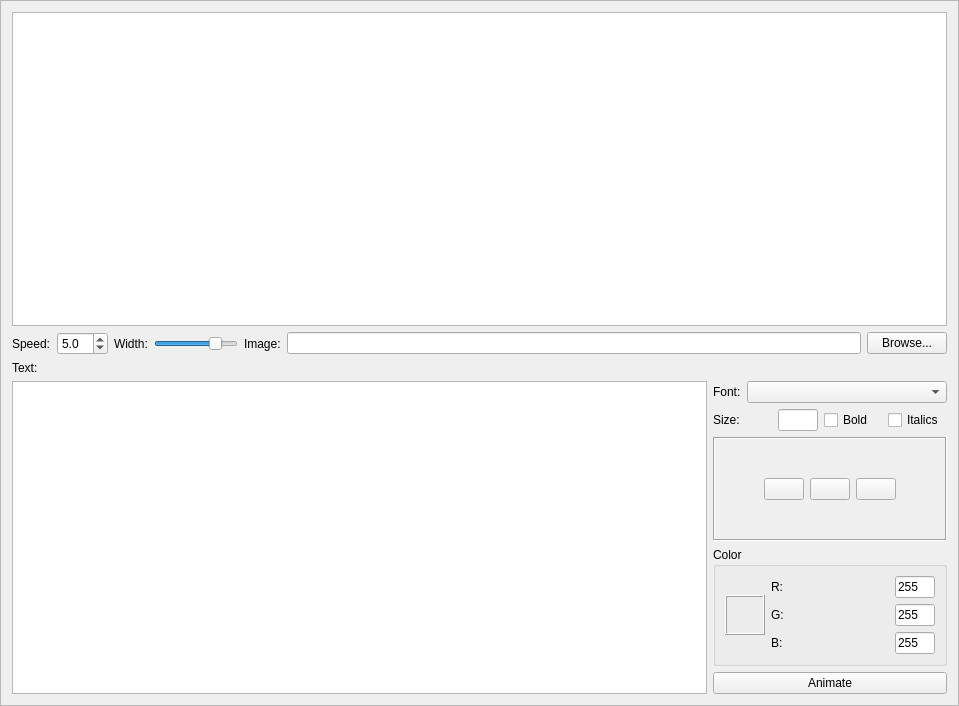
<?xml version="1.0" encoding="UTF-8"?>
<ui version="4.0">
 <class>EncounterScrollingTextEdit</class>
 <widget class="QFrame" name="EncounterScrollingTextEdit">
  <property name="geometry">
   <rect>
    <x>0</x>
    <y>0</y>
    <width>959</width>
    <height>706</height>
   </rect>
  </property>
  <property name="windowTitle">
   <string>Frame</string>
  </property>
  <property name="styleSheet">
   <string notr="true">background-image: url(:/img/data/parchment.jpg);</string>
  </property>
  <property name="frameShape">
   <enum>QFrame::StyledPanel</enum>
  </property>
  <property name="frameShadow">
   <enum>QFrame::Raised</enum>
  </property>
  <layout class="QVBoxLayout" name="verticalLayout_3">
   <item>
    <widget class="QGraphicsView" name="graphicsView"/>
   </item>
   <item>
    <layout class="QHBoxLayout" name="horizontalLayout_3">
     <item>
      <widget class="QLabel" name="label">
       <property name="text">
        <string>Speed:</string>
       </property>
      </widget>
     </item>
     <item>
      <widget class="QDoubleSpinBox" name="spinSpeed">
       <property name="decimals">
        <number>1</number>
       </property>
       <property name="minimum">
        <double>0.100000000000000</double>
       </property>
       <property name="maximum">
        <double>50.000000000000000</double>
       </property>
       <property name="singleStep">
        <double>1.000000000000000</double>
       </property>
       <property name="value">
        <double>5.000000000000000</double>
       </property>
      </widget>
     </item>
     <item>
      <widget class="QLabel" name="label_9">
       <property name="text">
        <string>Width:</string>
       </property>
      </widget>
     </item>
     <item>
      <widget class="QSlider" name="sliderWidth">
       <property name="sizePolicy">
        <sizepolicy hsizetype="Preferred" vsizetype="Fixed">
         <horstretch>0</horstretch>
         <verstretch>0</verstretch>
        </sizepolicy>
       </property>
       <property name="minimum">
        <number>10</number>
       </property>
       <property name="maximum">
        <number>100</number>
       </property>
       <property name="value">
        <number>80</number>
       </property>
       <property name="orientation">
        <enum>Qt::Horizontal</enum>
       </property>
      </widget>
     </item>
     <item>
      <widget class="QLabel" name="label_7">
       <property name="text">
        <string>Image:</string>
       </property>
      </widget>
     </item>
     <item>
      <widget class="QLineEdit" name="edtImageFile">
       <property name="readOnly">
        <bool>true</bool>
       </property>
      </widget>
     </item>
     <item>
      <widget class="QPushButton" name="btnBrowse">
       <property name="text">
        <string>Browse...</string>
       </property>
      </widget>
     </item>
    </layout>
   </item>
   <item>
    <widget class="QLabel" name="label_5">
     <property name="text">
      <string>Text:</string>
     </property>
    </widget>
   </item>
   <item>
    <layout class="QHBoxLayout" name="horizontalLayout_9">
     <item>
      <widget class="QTextEdit" name="edtText">
       <property name="sizePolicy">
        <sizepolicy hsizetype="Expanding" vsizetype="Expanding">
         <horstretch>0</horstretch>
         <verstretch>0</verstretch>
        </sizepolicy>
       </property>
      </widget>
     </item>
     <item>
      <layout class="QVBoxLayout" name="verticalLayout_2">
       <item>
        <layout class="QHBoxLayout" name="horizontalLayout_2">
         <item>
          <widget class="QLabel" name="label_6">
           <property name="text">
            <string>Font:</string>
           </property>
          </widget>
         </item>
         <item>
          <widget class="QComboBox" name="cmbFont">
           <property name="minimumSize">
            <size>
             <width>200</width>
             <height>0</height>
            </size>
           </property>
          </widget>
         </item>
        </layout>
       </item>
       <item>
        <layout class="QHBoxLayout" name="horizontalLayout_4">
         <item>
          <widget class="QLabel" name="label_8">
           <property name="text">
            <string>Size:</string>
           </property>
          </widget>
         </item>
         <item>
          <widget class="QLineEdit" name="edtSize">
           <property name="sizePolicy">
            <sizepolicy hsizetype="Fixed" vsizetype="Fixed">
             <horstretch>0</horstretch>
             <verstretch>0</verstretch>
            </sizepolicy>
           </property>
           <property name="maximumSize">
            <size>
             <width>40</width>
             <height>16777215</height>
            </size>
           </property>
           <property name="baseSize">
            <size>
             <width>40</width>
             <height>0</height>
            </size>
           </property>
          </widget>
         </item>
         <item>
          <widget class="QCheckBox" name="chkBold">
           <property name="text">
            <string>Bold</string>
           </property>
          </widget>
         </item>
         <item>
          <widget class="QCheckBox" name="chkItalics">
           <property name="text">
            <string>Italics</string>
           </property>
          </widget>
         </item>
        </layout>
       </item>
       <item>
        <widget class="QFrame" name="frame">
         <property name="frameShape">
          <enum>QFrame::Box</enum>
         </property>
         <property name="frameShadow">
          <enum>QFrame::Sunken</enum>
         </property>
         <layout class="QHBoxLayout" name="horizontalLayout_8">
          <item>
           <spacer name="horizontalSpacer">
            <property name="orientation">
             <enum>Qt::Horizontal</enum>
            </property>
            <property name="sizeType">
             <enum>QSizePolicy::Preferred</enum>
            </property>
            <property name="sizeHint" stdset="0">
             <size>
              <width>40</width>
              <height>20</height>
             </size>
            </property>
           </spacer>
          </item>
          <item>
           <widget class="QPushButton" name="btnLeftText">
            <property name="text">
             <string/>
            </property>
            <property name="icon">
             <iconset resource="resources.qrc">
              <normaloff>:/img/data/align-left.png</normaloff>:/img/data/align-left.png</iconset>
            </property>
            <property name="checkable">
             <bool>true</bool>
            </property>
            <property name="autoExclusive">
             <bool>true</bool>
            </property>
            <attribute name="buttonGroup">
             <string notr="true">buttonGroup</string>
            </attribute>
           </widget>
          </item>
          <item>
           <widget class="QPushButton" name="btnCenterText">
            <property name="text">
             <string/>
            </property>
            <property name="icon">
             <iconset resource="resources.qrc">
              <normaloff>:/img/data/align-center.png</normaloff>:/img/data/align-center.png</iconset>
            </property>
            <property name="checkable">
             <bool>true</bool>
            </property>
            <property name="autoExclusive">
             <bool>true</bool>
            </property>
            <attribute name="buttonGroup">
             <string notr="true">buttonGroup</string>
            </attribute>
           </widget>
          </item>
          <item>
           <widget class="QPushButton" name="btnRightText">
            <property name="text">
             <string/>
            </property>
            <property name="icon">
             <iconset resource="resources.qrc">
              <normaloff>:/img/data/align-right.png</normaloff>:/img/data/align-right.png</iconset>
            </property>
            <property name="checkable">
             <bool>true</bool>
            </property>
            <property name="autoExclusive">
             <bool>true</bool>
            </property>
            <attribute name="buttonGroup">
             <string notr="true">buttonGroup</string>
            </attribute>
           </widget>
          </item>
          <item>
           <spacer name="horizontalSpacer_2">
            <property name="orientation">
             <enum>Qt::Horizontal</enum>
            </property>
            <property name="sizeType">
             <enum>QSizePolicy::Preferred</enum>
            </property>
            <property name="sizeHint" stdset="0">
             <size>
              <width>40</width>
              <height>20</height>
             </size>
            </property>
           </spacer>
          </item>
         </layout>
        </widget>
       </item>
       <item>
        <widget class="QGroupBox" name="groupBox">
         <property name="title">
          <string>Color</string>
         </property>
         <layout class="QHBoxLayout" name="horizontalLayout_7">
          <item>
           <widget class="QFrame" name="frameColor">
            <property name="sizePolicy">
             <sizepolicy hsizetype="Fixed" vsizetype="Fixed">
              <horstretch>0</horstretch>
              <verstretch>0</verstretch>
             </sizepolicy>
            </property>
            <property name="minimumSize">
             <size>
              <width>40</width>
              <height>40</height>
             </size>
            </property>
            <property name="maximumSize">
             <size>
              <width>40</width>
              <height>40</height>
             </size>
            </property>
            <property name="baseSize">
             <size>
              <width>40</width>
              <height>40</height>
             </size>
            </property>
            <property name="frameShape">
             <enum>QFrame::Box</enum>
            </property>
            <property name="frameShadow">
             <enum>QFrame::Raised</enum>
            </property>
           </widget>
          </item>
          <item>
           <layout class="QVBoxLayout" name="verticalLayout">
            <item>
             <layout class="QHBoxLayout" name="horizontalLayout">
              <item>
               <widget class="QLabel" name="label_2">
                <property name="text">
                 <string>R:</string>
                </property>
               </widget>
              </item>
              <item>
               <widget class="QLineEdit" name="edtR">
                <property name="sizePolicy">
                 <sizepolicy hsizetype="Fixed" vsizetype="Fixed">
                  <horstretch>0</horstretch>
                  <verstretch>0</verstretch>
                 </sizepolicy>
                </property>
                <property name="maximumSize">
                 <size>
                  <width>40</width>
                  <height>16777215</height>
                 </size>
                </property>
                <property name="baseSize">
                 <size>
                  <width>40</width>
                  <height>0</height>
                 </size>
                </property>
                <property name="text">
                 <string>255</string>
                </property>
               </widget>
              </item>
             </layout>
            </item>
            <item>
             <layout class="QHBoxLayout" name="horizontalLayout_5">
              <item>
               <widget class="QLabel" name="label_3">
                <property name="text">
                 <string>G:</string>
                </property>
               </widget>
              </item>
              <item>
               <widget class="QLineEdit" name="edtG">
                <property name="sizePolicy">
                 <sizepolicy hsizetype="Fixed" vsizetype="Fixed">
                  <horstretch>0</horstretch>
                  <verstretch>0</verstretch>
                 </sizepolicy>
                </property>
                <property name="maximumSize">
                 <size>
                  <width>40</width>
                  <height>16777215</height>
                 </size>
                </property>
                <property name="baseSize">
                 <size>
                  <width>40</width>
                  <height>0</height>
                 </size>
                </property>
                <property name="text">
                 <string>255</string>
                </property>
               </widget>
              </item>
             </layout>
            </item>
            <item>
             <layout class="QHBoxLayout" name="horizontalLayout_6">
              <item>
               <widget class="QLabel" name="label_4">
                <property name="text">
                 <string>B:</string>
                </property>
               </widget>
              </item>
              <item>
               <widget class="QLineEdit" name="edtB">
                <property name="sizePolicy">
                 <sizepolicy hsizetype="Fixed" vsizetype="Fixed">
                  <horstretch>0</horstretch>
                  <verstretch>0</verstretch>
                 </sizepolicy>
                </property>
                <property name="maximumSize">
                 <size>
                  <width>40</width>
                  <height>16777215</height>
                 </size>
                </property>
                <property name="baseSize">
                 <size>
                  <width>40</width>
                  <height>0</height>
                 </size>
                </property>
                <property name="text">
                 <string>255</string>
                </property>
               </widget>
              </item>
             </layout>
            </item>
           </layout>
          </item>
         </layout>
        </widget>
       </item>
       <item>
        <widget class="QPushButton" name="btnAnimate">
         <property name="text">
          <string>Animate</string>
         </property>
        </widget>
       </item>
      </layout>
     </item>
    </layout>
   </item>
  </layout>
 </widget>
 <resources>
  <include location="resources.qrc"/>
 </resources>
 <connections/>
 <buttongroups>
  <buttongroup name="buttonGroup"/>
 </buttongroups>
</ui>
